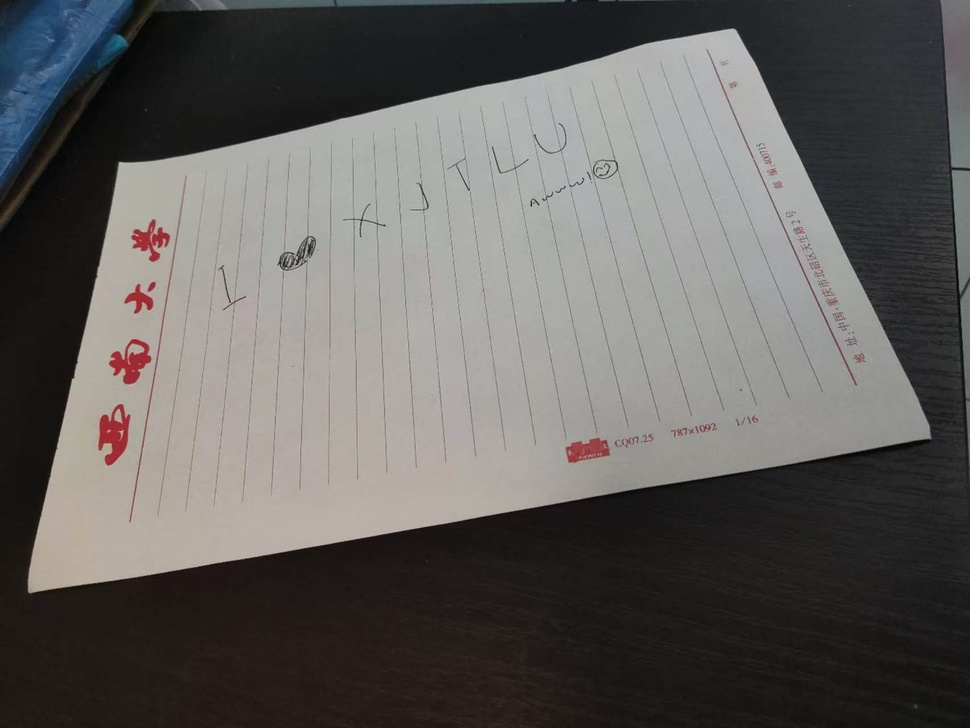
#> input picture test_doc.jpg, 970 x 728 px, shrunk from 1706 x 1280 before the run
$ python step1_hello_vision.py
#> lines starting #> are read from the running program, lines starting #| are printed output that depends on the picture; after the words box and inside, x2 and y2 are one past the last pixel; in counts of white or black regions, pixels touching at a corner belong together
import cv2
import numpy as np
import matplotlib.pyplot as plt

def process_image(image_path:str) -> None:
    """
    读取图像，进行基础处理并展示。

    :param image_path: 输入图像的路径
    """
#> called with image_path = 'test_doc.jpg'
    #1.读取图像
    #OpenCV默认图像后本质是一个Numpy的多维数组（ndarray）。
    #OpenCV默认读取的彩色图像通道顺序是BGR，而不是常见的RGB！
    img_bgr = cv2.imread(image_path)
#> img_bgr is the input picture: shape (728, 970, 3); mean B, G, R 93.3, 94.8, 97.2

    if image_path is None:
        raise FileNotFoundError(f"无法读取图像，请检查路径:{image_path}")


    #2.色彩空间转换
    #将BGR转换为 灰度图（Grayscale).灰度图是后续边缘检测的基础。
    img_gray = cv2.cvtColor(img_bgr,cv2.COLOR_BGR2RGB)
    # 将 BGR 转换为 RGB，仅为了后续用 Matplotlib 正确显示彩色图
    img_rgb = cv2.cvtColor(img_bgr, cv2.COLOR_BGR2RGB)

    #3.基础滤波（去噪）
    #使用高斯模糊。核大小（5，5）必须是奇数。
    #原理：用周围像素的甲醛平均来平滑图像，消除高频噪音。
    img_blurred= cv2.GaussianBlur(img_gray,(5,5),0)


    #4.边缘检测（Canny）
    #阈值50和150 是经验值，用于控制边缘的敏感度。
    edges= cv2.Canny(img_blurred,threshold1=50,threshold2=150)
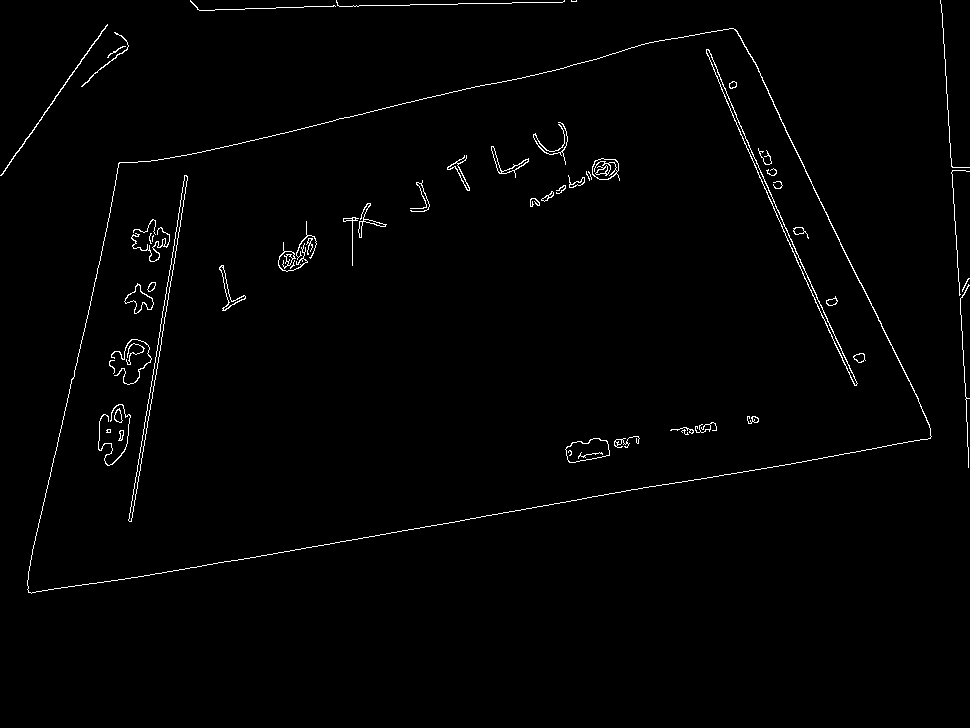
#> edges: shape (728, 970); 1.2% white in thin lines or dots, all inside (x1, y1, x2, y2) = (0, 0, 970, 594)


    #5.结果展示与保存
    #使用Matplotlib展示，因为它支持中文和更灵活的排版
    plt.figure(figsize=(12,4))

    plt.subplot(1,3,1)
    plt.title("Original(RGB)")
    plt.imshow(img_rgb)
    plt.axis('off')

    plt.subplot(1,3,2)
    plt.title("Grayscale & Blurred")
    plt.imshow(img_blurred,cmap='gray')
    plt.axis('off')

    plt.subplot(1, 3, 3)
    plt.title("Canny Edges")
    plt.imshow(edges, cmap='gray')
    plt.axis('off')

    plt.tight_layout()
    plt.show()
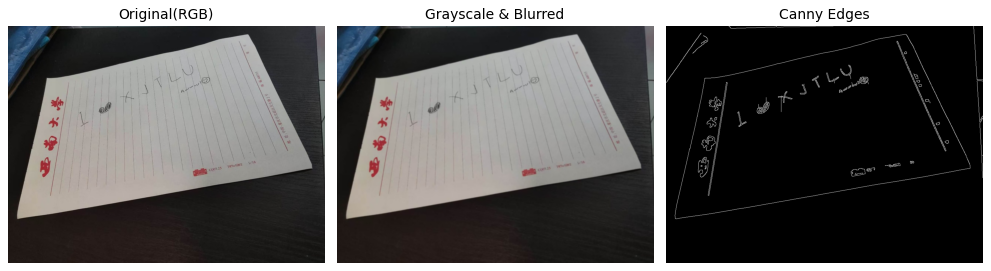
#> figure drawn by matplotlib, 3 panels

    #使用OpenCV保存边缘检测结果到本地
    cv2.imwrite("output_edges.jpg",edges)
    print("处理完成，边缘图已保存为 output_edges.jpg")

if __name__ == "__main__":
    #请准备一张包含清晰边缘的图片（如文档、书本、包装盒），放在同级目录下
    #修改这里的文件名为你自己的图片名
    TARGET_IMAGE = "test_doc.jpg"
    process_image(TARGET_IMAGE)
